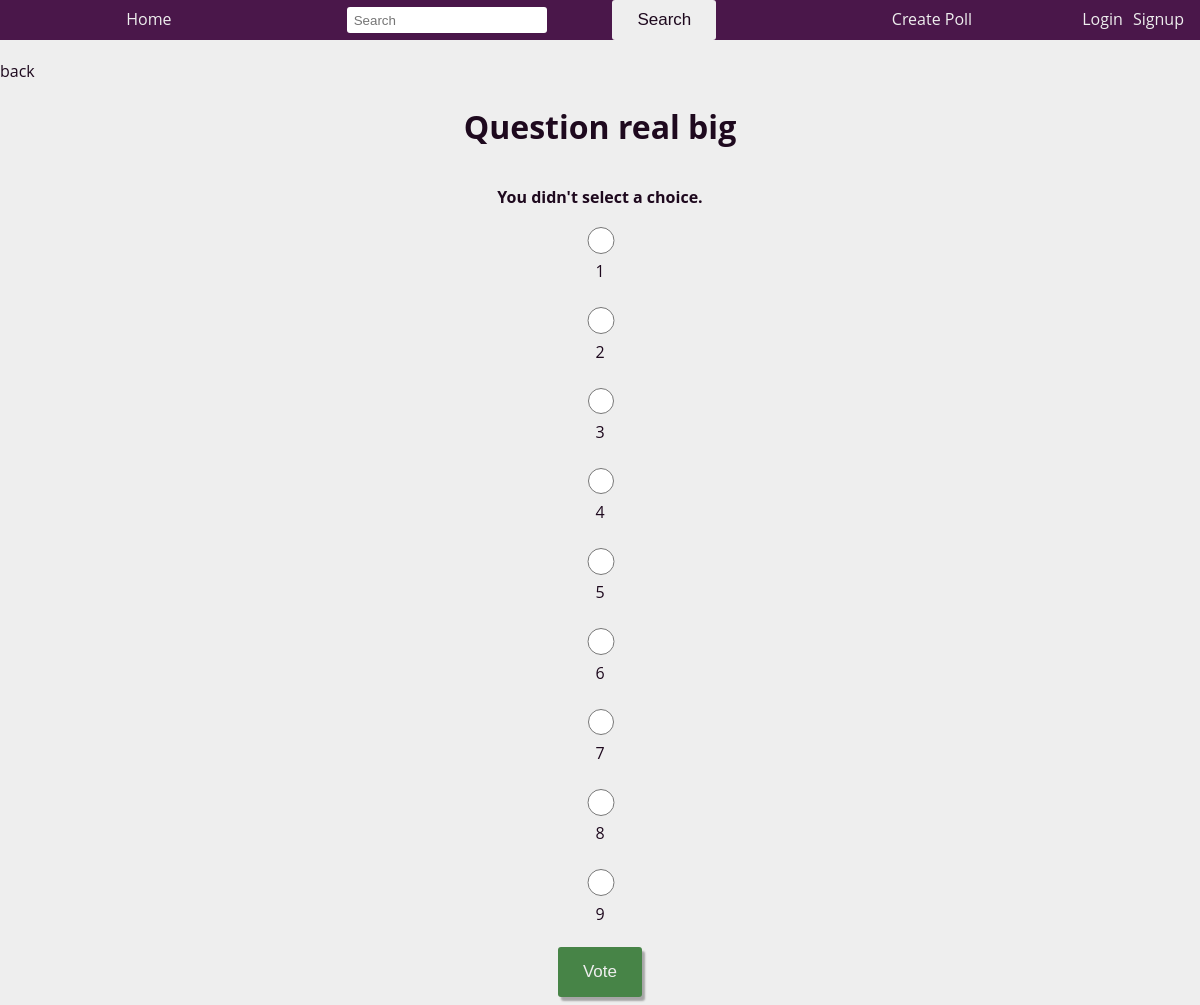
The page /polls/5/vote/ on the database its author committed.
### polls/models.py (models this page shows, shortened)
class Question(models.Model):
	question_text = models.CharField(max_length=200)
	pub_date = models.DateTimeField('date published')
	answered_by = models.ManyToManyField(User, editable=True, blank=True, related_name='answered_by')
	raw_id_fields = ('answered_by',)
	author = models.ForeignKey(User, on_delete=models.CASCADE, blank=True, null=True)

class Choice(models.Model):
	question = models.ForeignKey(Question, on_delete=models.CASCADE)
	choice_text = models.CharField(max_length=200)
	votes = models.IntegerField(default=0)

### polls/views/vote.py (the view)
# urls.py: path('<int:question_id>/vote/', vote, name='vote'),
def vote(request, question_id):
    question = get_object_or_404(Question, pk=question_id)
    if question.answered_by.filter(pk=request.user.pk).exists():
        print("User has already voted")
        print(question.answered_by.all())
        return HttpResponseRedirect(reverse('polls:results', args=(question.id,)))
    try:
        selected_choice = question.choice_set.get(pk=request.POST['choice'])
    except (KeyError, Choice.DoesNotExist):
        return render(request, 'polls/detail.html', {
            'question': question,
            'error_message': "You didn't select a choice.",
        })
    else:
        question.answered_by.add(request.user)
        selected_choice.votes += 1
        selected_choice.save()
        print(question.answered_by.all())
        return HttpResponseRedirect(reverse('polls:results', args=(question.id,)))

### polls/templates/polls/detail.html (shortened to what this page needs)
{% extends "polls/base.html" %}
{% block content %}
    <a href="{% url 'polls:index' %}">back</a>
    <form action="{% url 'polls:vote' question.id %}" method="post">
        <h1>{{ question.question_text }}</h1>
        {% if error_message %}
            <p>
                <strong>{{ error_message }}</strong>
            </p>
        {% endif %}
        {% for choice in question.choice_set.all %}
            <input type="radio"
                   name="choice"
                   id="choice{{ forloop.counter }}"
                   value="{{ choice.id }}"/>
            <label for="choice{{ forloop.counter }}">{{ choice.choice_text }}</label>
            <br />
        {% endfor %}
        <button type="submit" value="Vote" class="submit-button">Vote</button>
    </form>
{% endblock content %}

### polls/static/css/styles.css (style rules this page uses)
:root { --background: rgb(238, 238, 238); --background-dark: rgb(74, 23, 74); --color: rgb(30, 9, 30); --color-light: rgb(238, 238, 238); --color-green: rgb(71, 132, 71); --color-green-dark: rgb(51, 112, 51); --font-family: 'Open Sans', sans-serif; --header-height: 60px; --box-shadow: 3px 4px 2px rgba(0, 0, 0, 0.3); }
body { background-color: var(--background); color: var(--color); text-decoration: none; font-family: var(--font-family); margin: 0; }
a { color: var(--color); text-decoration: none; }
a { display: inline-block; color: var(--color); text-decoration: none; }
a::after { content: ''; display: block; width: 0; margin: 0 auto; height: 2px; background: var(--color); transition: width .3s; }
form { width: 100%; display: flex; flex-direction: column; justify-content: flex-start; align-items: center; }
.submit-button { padding: 15px 25px; border: unset; border-radius: 3px; color: var(--color-light); z-index: 1; background: var(--color-green); position: relative; font-size: 17px; box-shadow: var(--box-shadow); transition: all 250ms; overflow: hidden; margin-bottom: 0.5em; }
.submit-button::before { content: ""; position: absolute; top: 0; left: 0; height: 100%; width: 0; border-radius: 3px; background-color: var(--background); z-index: -1; box-shadow: var(--box-shadow); transition: all 250ms }
input[type="radio" i] { background: none; box-shadow: none; accent-color: var(--background-dark); }
@media screen and (min-width: 400px) { input { min-width: 200px; max-width: 40%; width: 100%; outline: none; border: none; box-shadow: var(--box-shadow); height: 2em; border-radius: 3px; padding: 0.5em; margin-bottom: 0.5em; } }

### rows shown on the page
Question: question_text "Question real big"
Choice: choice_text "1"
Choice: choice_text "2"
Choice: choice_text "3"
Choice: choice_text "4"
Choice: choice_text "5"
Choice: choice_text "6"
Choice: choice_text "7"
Choice: choice_text "8"
Choice: choice_text "9"

### other values the page prints
{{ error_message }} "You didn't select a choice."
